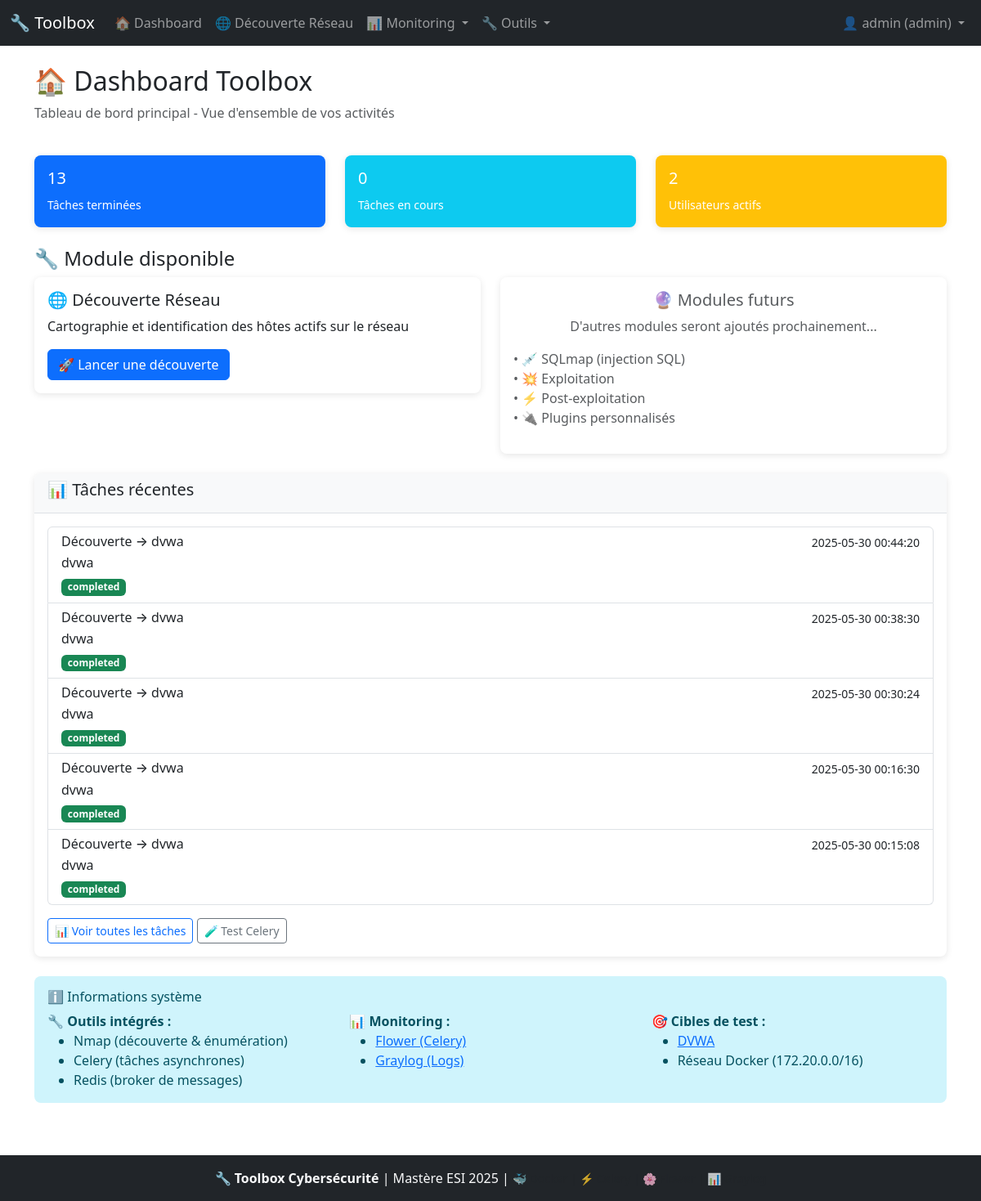
The page /dashboard (signed in) on the database as committed earlier.
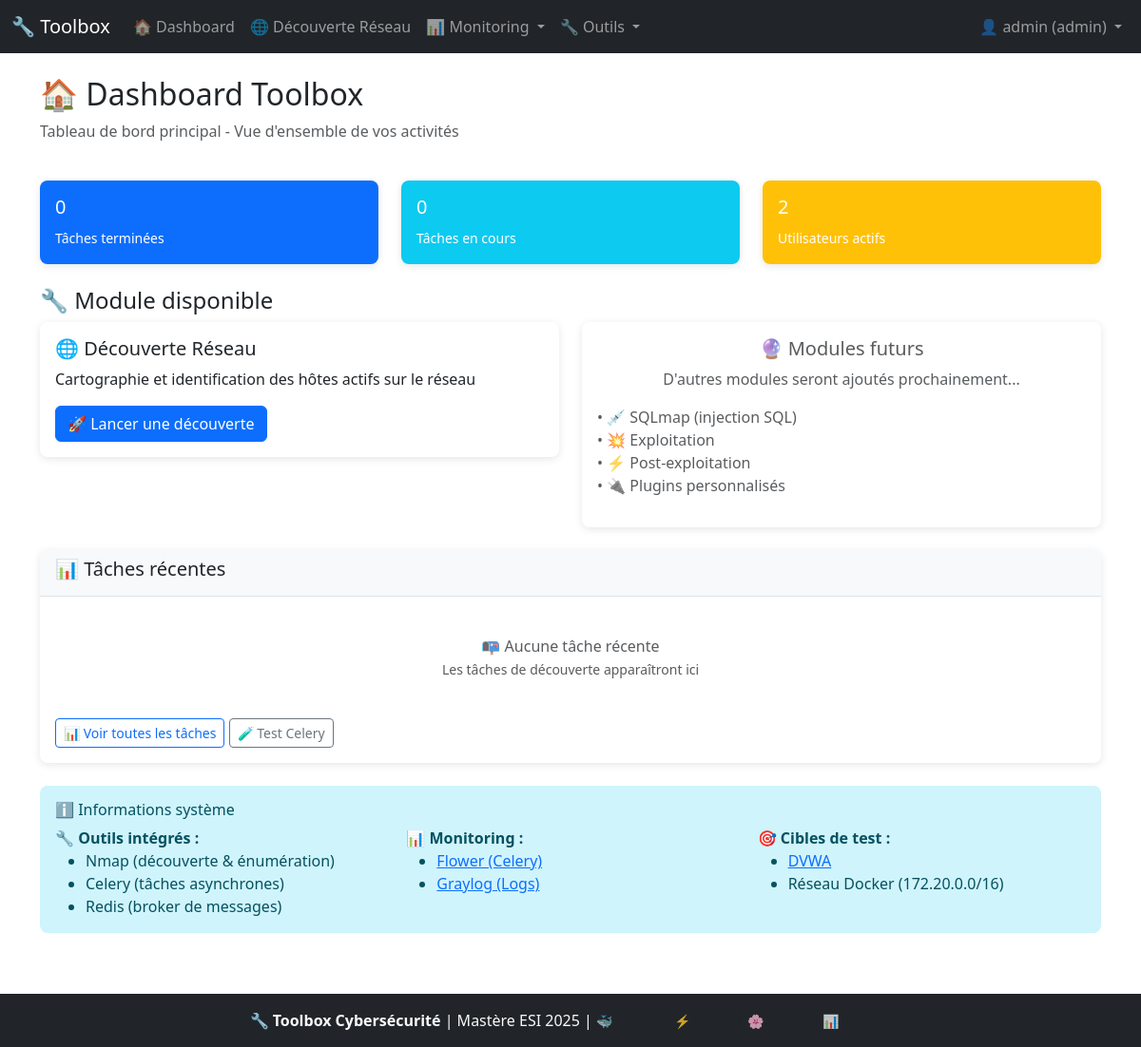
The same page on the database as committed later.
### tables this page shows
CREATE TABLE tasks (
                    id INTEGER PRIMARY KEY AUTOINCREMENT,
                    task_id TEXT UNIQUE NOT NULL,
                    task_name TEXT NOT NULL,
                    task_type TEXT NOT NULL,
                    target TEXT,
                    status TEXT DEFAULT 'pending',
                    progress INTEGER DEFAULT 0,
                    user_id INTEGER,
                    started_at TIMESTAMP DEFAULT CURRENT_TIMESTAMP,
                    completed_at TIMESTAMP,
                    result_summary TEXT,
                    error_message TEXT,
                    raw_output TEXT,
                    hidden BOOLEAN DEFAULT 0,
                    FOREIGN KEY (user_id) REFERENCES users (id)
                );

### api/main.py (the view)
@main_bp.route('/dashboard')
@login_required
def dashboard():
    try:
        stats = current_app.db.get_stats()
        user_id = session.get('user_id')
        user_role = session.get('role')
        if user_role == 'admin':
            recent_tasks = current_app.db.get_tasks(limit=5)
        else:
            recent_tasks = current_app.db.get_tasks(user_id=user_id, limit=5)
        return render_template('dashboard/dashboard.html',
                             stats=stats or {},
                             recent_tasks=recent_tasks or [])
    except Exception as e:
        logger.error(f"Erreur dashboard: {e}")
        return render_template('dashboard/dashboard.html',
                             stats={},
                             recent_tasks=[])

### app.py (called while the page is built)
def register_template_helpers(app):
    @app.context_processor
    def inject_user():
        return {
            'current_user': app.auth.get_current_user(),
            'app_name': 'Toolbox Cybersécurité',
            'app_version': '2.0'
        }

### auth.py (called while the page is built)
def login_required(f):
    @wraps(f)
    def decorated_function(*args, **kwargs):
        if 'user_id' not in session:
            if request.is_json:
                return jsonify({'error': 'Authentication required'}), 401
            else:
                flash('Connexion requise', 'warning')
                return redirect(url_for('main.login'))
        return f(*args, **kwargs)
    return decorated_function

    def get_current_user(self) -> dict:
        return {
            'id': session.get('user_id'),
            'username': session.get('username'),
            'role': session.get('role'),
            'is_authenticated': 'user_id' in session
        }

### database.py (called while the page is built)
    @contextmanager
    def get_connection(self):
        conn = sqlite3.connect(self.db_path)
        conn.row_factory = sqlite3.Row  # Retourner des dict
        try:
            yield conn
        except Exception as e:
            conn.rollback()
            logger.error(f"Erreur base de données: {e}")
            raise
        finally:
            conn.close()

    def get_tasks(self, user_id: int = None, include_hidden: bool = False,
                  limit: int = 50) -> List[Dict]:
        with self.get_connection() as conn:
            cursor = conn.cursor()
            conditions = []
            params = []
            if not include_hidden:
                conditions.append('hidden = 0')
            if user_id:
                conditions.append('user_id = ?')
                params.append(user_id)
            where_clause = f"WHERE {' AND '.join(conditions)}" if conditions else ""
            cursor.execute(f'''
                SELECT t.*, u.username
                FROM tasks t
                LEFT JOIN users u ON t.user_id = u.id
                {where_clause}
                ORDER BY t.started_at DESC
                LIMIT ?
            ''', params + [limit])
            return [dict(row) for row in cursor.fetchall()]

### templates/dashboard/dashboard.html (shortened to what this page needs)
{% extends "base.html" %}
{% block content %}
<div class="row mb-4">
  <div class="col-md-12">
    <h2>🏠 Dashboard Toolbox</h2>
    <p class="text-muted">Tableau de bord principal - Vue d'ensemble de vos activités</p>
  </div>
</div>
<div class="row mb-4">
  <div class="col-md-4">
    <div class="card bg-primary text-white">
      <div class="card-body">
        <h5>{{ stats.get('tasks', {}).get('completed', 0) }}</h5>
        <small>Tâches terminées</small>
      </div>
    </div>
  </div>
  <div class="col-md-4">
    <div class="card bg-info text-white">
      <div class="card-body">
        <h5>{{ stats.get('tasks', {}).get('running', 0) }}</h5>
        <small>Tâches en cours</small>
      </div>
    </div>
  </div>
  <div class="col-md-4">
    <div class="card bg-warning text-white">
      <div class="card-body">
        <h5>{{ stats.get('active_users', 0) }}</h5>
        <small>Utilisateurs actifs</small>
      </div>
    </div>
  </div>
</div>
<div class="row mb-4">
  <div class="col-md-12">
    <h4>🔧 Module disponible</h4>
  </div>
  <div class="col-md-6">
    <div class="card">
      <div class="card-body">
        <h5 class="card-title">🌐 Découverte Réseau</h5>
        <p class="card-text">Cartographie et identification des hôtes actifs sur le réseau</p>
        <a href="{{ url_for('modules.network_discovery') }}" class="btn btn-primary">🚀 Lancer une découverte</a>
      </div>
    </div>
  </div>
  <div class="col-md-6">
    <div class="card border-secondary">
      <div class="card-body text-center">
        <h5 class="card-title text-muted">🔮 Modules futurs</h5>
        <p class="card-text text-muted">D'autres modules seront ajoutés prochainement...</p>
        <ul class="list-unstyled text-start">
          <li class="text-muted">• 💉 SQLmap (injection SQL)</li>
          <li class="text-muted">• 💥 Exploitation</li>
          <li class="text-muted">• ⚡ Post-exploitation</li>
          <li class="text-muted">• 🔌 Plugins personnalisés</li>
        </ul>
      </div>
    </div>
  </div>
</div>
<div class="row">
  <div class="col-md-12">
    <div class="card">
      <div class="card-header">
        <h5>📊 Tâches récentes</h5>
      </div>
      <div class="card-body">
        {% if recent_tasks and recent_tasks|length > 0 %}
          <div class="list-group">
            {% for task in recent_tasks %}
            <div class="list-group-item">
              <div class="d-flex w-100 justify-content-between">
                <h6 class="mb-1">{{ task.task_name or 'Tâche sans nom' }}</h6>
                <small>{{ task.started_at or 'Date inconnue' }}</small>
              </div>
              <p class="mb-1">{{ task.target or 'N/A' }}</p>
              <small class="badge bg-{{ 'success' if task.status == 'completed' else 'primary' if task.status == 'running' else 'danger' }}">
                {{ task.status or 'unknown' }}
              </small>
            </div>
            {% endfor %}
          </div>
        {% else %}
          <div class="text-center text-muted py-4">
            📭 Aucune tâche récente
            <br><small>Les tâches de découverte apparaîtront ici</small>
          </div>
        {% endif %}
        <div class="mt-3">
          <a href="{{ url_for('tasks.tasks_dashboard') }}" class="btn btn-outline-primary btn-sm">📊 Voir toutes les tâches</a>
          <a href="{{ url_for('tasks.test_task_page') }}" class="btn btn-outline-secondary btn-sm">🧪 Test Celery</a>
        </div>
      </div>
    </div>
  </div>
</div>
<div class="row mt-4">
  <div class="col-md-12">
    <div class="alert alert-info">
      <h6>ℹ️ Informations système</h6>
      <div class="row">
        <div class="col-md-4">
          <strong>🔧 Outils intégrés :</strong>
          <ul class="mb-0">
            <li>Nmap (découverte & énumération)</li>
            <li>Celery (tâches asynchrones)</li>
            <li>Redis (broker de messages)</li>
          </ul>
        </div>
        <div class="col-md-4">
          <strong>📊 Monitoring :</strong>
          <ul class="mb-0">
            <li><a href="http://localhost:5555" target="_blank">Flower (Celery)</a></li>
            <li><a href="http://localhost:9000" target="_blank">Graylog (Logs)</a></li>
          </ul>
        </div>
        <div class="col-md-4">
          <strong>🎯 Cibles de test :</strong>
          <ul class="mb-0">
            <li><a href="http://localhost:8080" target="_blank">DVWA</a></li>
            <li>Réseau Docker (172.20.0.0/16)</li>
          </ul>
        </div>
      </div>
    </div>
  </div>
</div>
{% endblock %}

### templates/base.html (shortened to what this page needs)
<!DOCTYPE html>
<html lang="fr">
<head>
  <link href="https://cdn.jsdelivr.net/npm/bootstrap@5.3.0/dist/css/bootstrap.min.css" rel="stylesheet">
</head>
<body>
  <nav class="navbar navbar-expand-lg navbar-dark bg-dark">
    <div class="container-fluid">
      <a class="navbar-brand" href="{{ url_for('main.dashboard') }}">🔧 Toolbox</a>
      <div class="collapse navbar-collapse justify-content-between">
        <ul class="navbar-nav me-auto">
          {% if current_user and current_user.is_authenticated %}
            <li class="nav-item"><a class="nav-link" href="{{ url_for('main.dashboard') }}">🏠 Dashboard</a></li>
            <li class="nav-item"><a class="nav-link" href="{{ url_for('modules.network_discovery') }}">🌐 Découverte Réseau</a></li>
            <li class="nav-item dropdown">
              <a class="nav-link dropdown-toggle" href="#" role="button" data-bs-toggle="dropdown">
                📊 Monitoring
              </a>
            </li>
            <li class="nav-item dropdown">
              <a class="nav-link dropdown-toggle" href="#" role="button" data-bs-toggle="dropdown">
                🔧 Outils
              </a>
            </li>
          {% endif %}
        </ul>
        <ul class="navbar-nav">
          {% if current_user and current_user.is_authenticated %}
            <li class="nav-item dropdown">
              <a class="nav-link dropdown-toggle" href="#" role="button" data-bs-toggle="dropdown">
                👤 {{ current_user.username }} ({{ current_user.role }})
              </a>
            </li>
          {% else %}
            <li class="nav-item"><a class="nav-link" href="{{ url_for('main.login') }}">🔑 Login</a></li>
          {% endif %}
        </ul>
      </div>
    </div>
  </nav>
  <div class="container mt-4">
    {% block content %}{% endblock %}
  </div>
  <footer class="bg-dark text-light text-center py-3 mt-5">
    <div class="container">
      <p class="mb-0">
        🔧 <strong>Toolbox Cybersécurité</strong> |
        Mastère ESI 2025 |
        <small class="text-muted">
          🐳 Docker | ⚡ Celery | 🌸 Flower | 📊 Graylog
        </small>
      </p>
    </div>
  </footer>
</body>
</html>

### templates/base.html (style rules this page uses)
.navbar-nav .nav-link { transition: color 0.15s ease-in-out; }
footer { margin-top: auto; }
body { min-height: 100vh; display: flex; flex-direction: column; }
.container { flex: 1; }
.alert { border: none; border-radius: 8px; }
.card { border: none; box-shadow: 0 2px 8px rgba(0,0,0,0.1); border-radius: 8px; }
.card-header { background-color: #f8f9fa; border-bottom: 1px solid #dee2e6; border-radius: 8px 8px 0 0 !important; }

Rows that differ between the two databases and show on the page:
no longer on this page (row edited): tasks: task_name "Découverte → dvwa", started_at "2025-05-30 00:44:20", target "dvwa", status "completed"
no longer on this page (row edited): tasks: task_name "Découverte → dvwa", started_at "2025-05-30 00:38:30", target "dvwa", status "completed"
no longer on this page (row edited): tasks: task_name "Découverte → dvwa", started_at "2025-05-30 00:30:24", target "dvwa", status "completed"
no longer on this page (row edited): tasks: task_name "Découverte → dvwa", started_at "2025-05-30 00:16:30", target "dvwa", status "completed"
no longer on this page (row edited): tasks: task_name "Découverte → dvwa", started_at "2025-05-30 00:15:08", target "dvwa", status "completed"
Other text that changed with them:
{{ stats.get('tasks', {}).get('completed', 0) }}: "13" → "0"
text now shown: "📭 Aucune tâche récente Les tâches de découverte apparaîtront ici"
